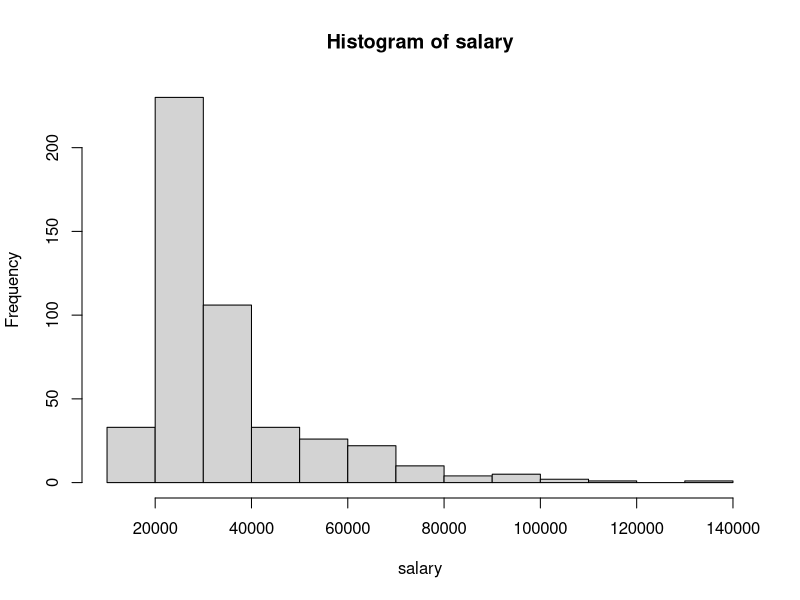
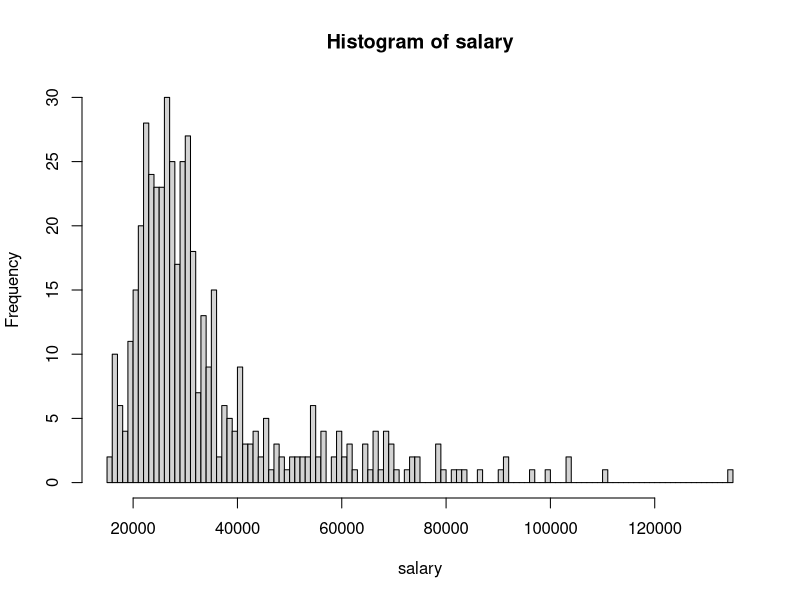
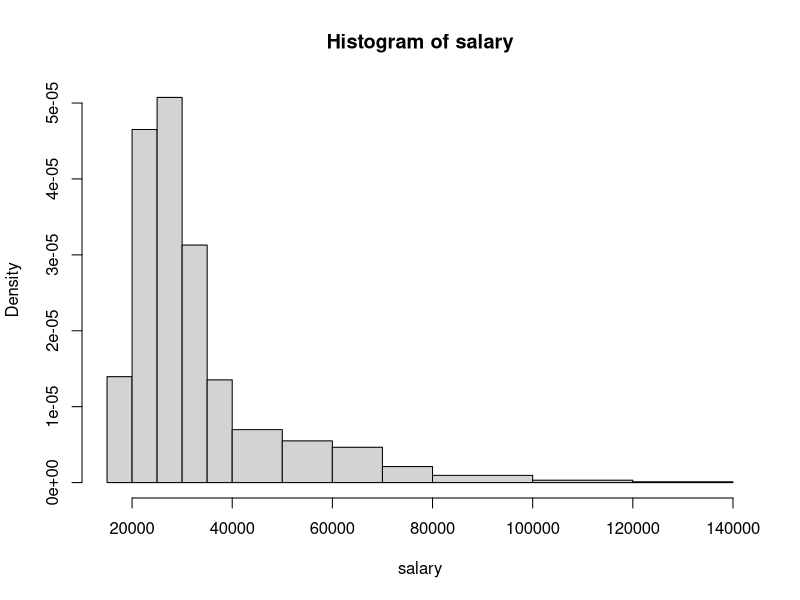
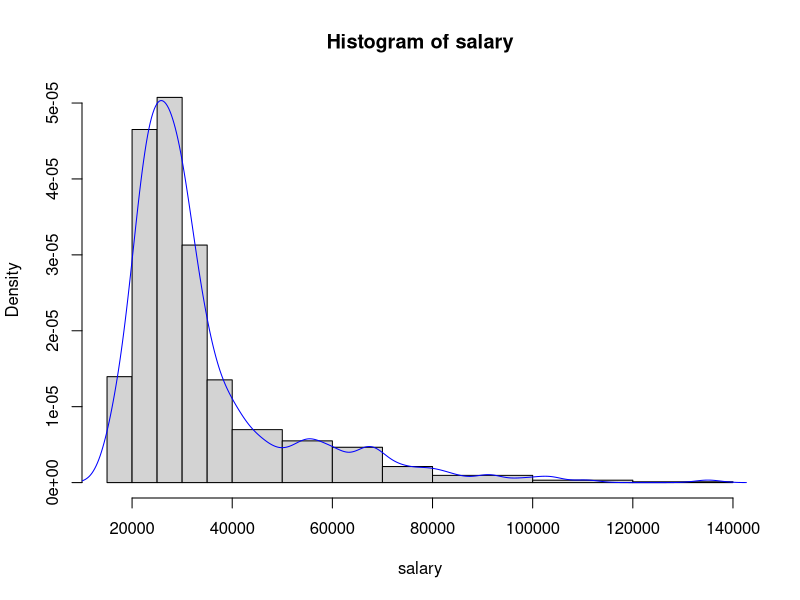
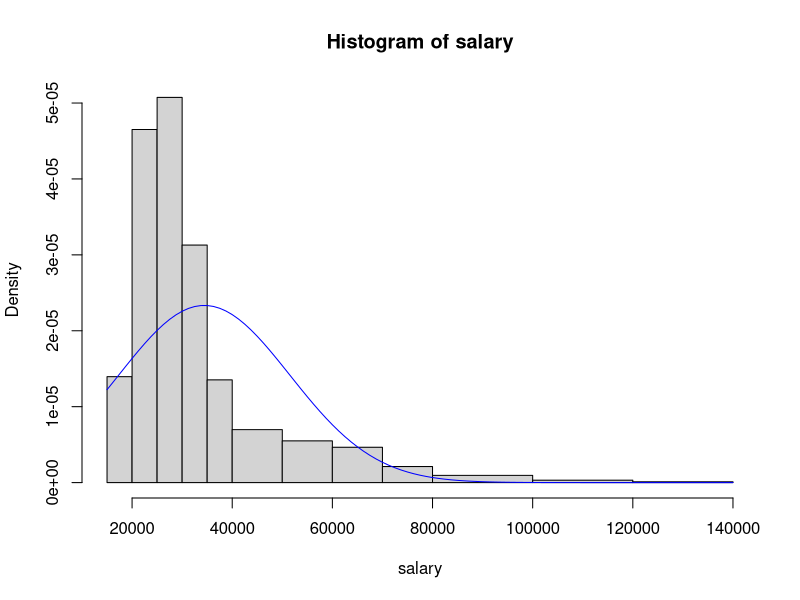
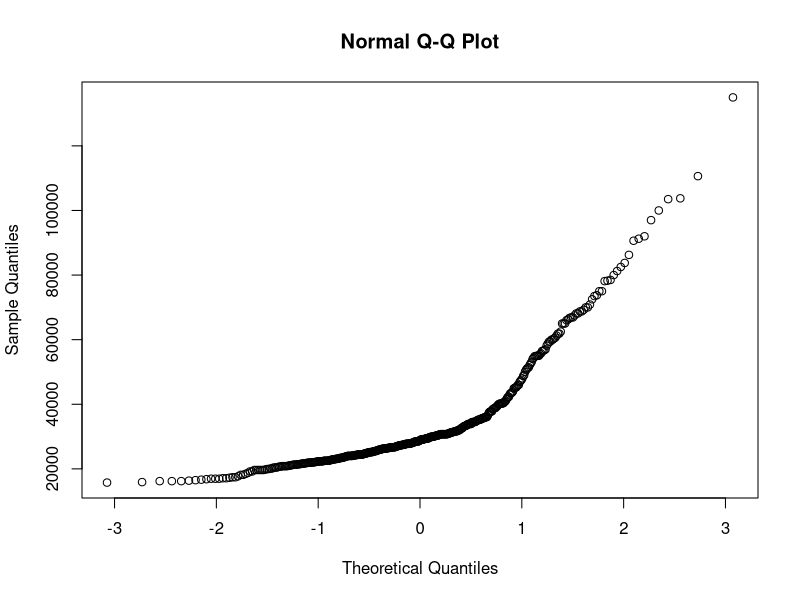
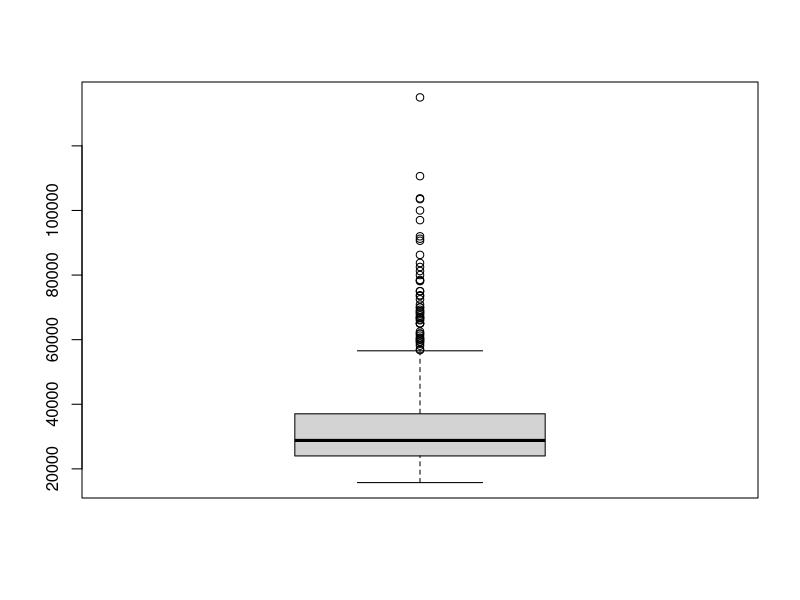
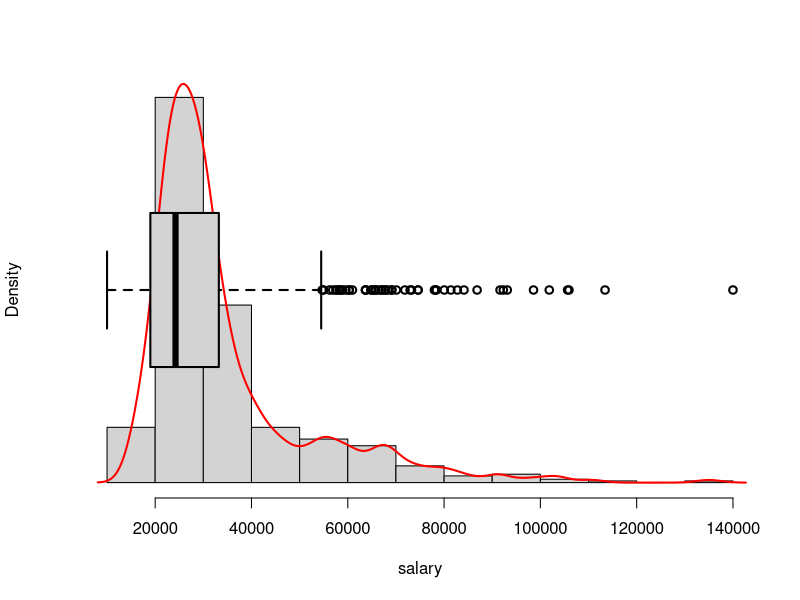

Reproduce these figures in R, in order.
# Sesion 28/04/2022
# Sergio Quijano Rey
# sergioquijano@correo.ugr.es
#
# NOTA: como estamos mostrando mensajes por pantalla, lo recomendable es ejecutar o bien el script
# por lineas en un REPL o bien ejecutar todo el script usando `R --no-echo -f Sesion07-28-04-2022.r`
# para evitar que se muestren por pantalla tambien las lineas de codigo, haciendo que los mensajes
# por pantalla sean ilegibles

message("Ejercicio 1")
message("================================================================================")

# Cargamos los datos
message("-> Carga de los datos ")
message("")
employees <- read.table("Employee.txt", header = TRUE, sep = " ", as.is = NA)

message("La estructura de los datos cargados es:")
print(str(employees))
message("")

# Ponemos nombres a los factores usando la instruccion within
employees <- within(employees, {
    gender <- factor(gender, labels = c("female", "male"))
})

message("La estructura de los datos tras cambiar el nombre del factor gender es:")
print(str(employees))
message("")

# Simplificamos el codigo haciendo un attach del dataframe
attach(employees)

# Mostramos un histograma basico del salario
message("Histograma basico del salario:")
hist(salary)
message("")

# Mostramos los metadatos del histograma
res<-hist(salary,plot=FALSE)
message("Los datos del histograma anterior son:")
print(res)
message("")

# Mostramos un histograma mas avanzado
message("Histograma mas avanzado:")
hist(salary,breaks=100)
x1 <-seq(15000,40000,by=5000)
x2 <-seq(50000,80000,by=10000)
x3 <-seq(100000,140000,by=20000)
hist(salary,breaks=c(x1,x2,x3))
message("")

# Histograma con distribucion superpuesta
message("Histograma con distribucion superpuesta")
hist(salary,breaks=c(x1,x2,x3))
lines(density(salary),col='blue')
message("")

# Sobre gráfico anterior dibuja también la función de densidad de una Normal cuya media
# y desviación típica sean las de los datos de salary. ¾Te parece que este podría ser un
# buen modelo de probabilidad para describir estos datos?
message("Histograma con distribucion normal superpuesta")
distribucion <- dnorm(salary, mean = mean(salary), sd = sd(salary))
hist(salary, breaks = c(x1, x2, x3))
curve(dnorm(x, mean = mean(salary), sd = sd(salary)), col = 'blue', add = TRUE)
message("")

# No parece un buen modelo. No se ajusta bien a los datos, como comprobamos visualmente.

message("Grafica qqnorm:")
qqnorm(salary)
message("")

message("Test de kolmogorov")
ks.test(salary,pnorm,mean=mean(salary),sd=sd(salary))
message("")

message("Test de Shapiro")
shapiro.test(salary)
message("")

message("Grafico boxplot")
boxplot(salary)
message("")

message("Resumen de la variable salary")
print(summary(salary))
message("")

message("Grafico combinado:")
hist(salary,probability=TRUE,main="",axes=FALSE)
axis(1)
lines(density(salary),col='red',lwd=2)
par(new=TRUE) ## Para que el próximo gráfico se superponga al anterior
boxplot(salary,horizontal=TRUE, axes=FALSE,lwd=2)
message("")

message("Graficos comparando salarios, generio, minorias y categoria de trabajo")
boxplot(salary~gender)
boxplot(salary~minority)
boxplot(salary~jobcat)
# A continuación salario con una doble clasificación
boxplot(salary~gender*jobcat)
message("Algunas conclusiones")
message("\tLos hombres comienzan con un salario mayor que las mujeres")
message("\tPersonas que no pertenecen a una minoria comienzan con un salario mayor que aquellas personas que si pertenecen")
message("\tManager es el puesto con mayor salario inicial, seguido por guarda de seguridad, y en ultimo lugar 'clerical'")
message("\tSigue siendo clara la brecha salarial por genero cuando separamos por genero y puesto de trabajo")
message("\tAdemas, vemos que no hay mujeres en el puesto 'custodial'")
message("")

# Realiza un análisis similar con las variables startsal y age.
message("Ahora comparamos startsal con las variables anteriores")
boxplot(startsal~gender)
boxplot(startsal~minority)
boxplot(startsal~jobcat)
boxplot(startsal~gender*jobcat)
message("")
boxplot(age~gender)
boxplot(age~minority)
boxplot(age~jobcat)
boxplot(age~gender*jobcat)
message("Algunas conclusiones")
message("\tLa mediana de edad de las mujeres es menor que la de los hombres, pero las mujeres presentan una mayor variedad en la edad")
message("\tLas personas que no pertenecen a una minoria presentan una mediana de edad mucho mas bajas que las que si pertenecen")
message("\tAdemas, la distribucion de las personas que pertenecen a una minoria es mucho mas simetrica")
message("\tLas personas 'custodial' son mayores que los otros dos puestos de trabajo")
message("\tLas mujeres manager son mas jovenes que los hombres manager, y con menos rango en la edad")
message("\tLas mujeres 'clerical' tienen una mediana de edad parecida a los hombres 'clerical', pero presentan muchisima mas variedad en la edad")
message("")
